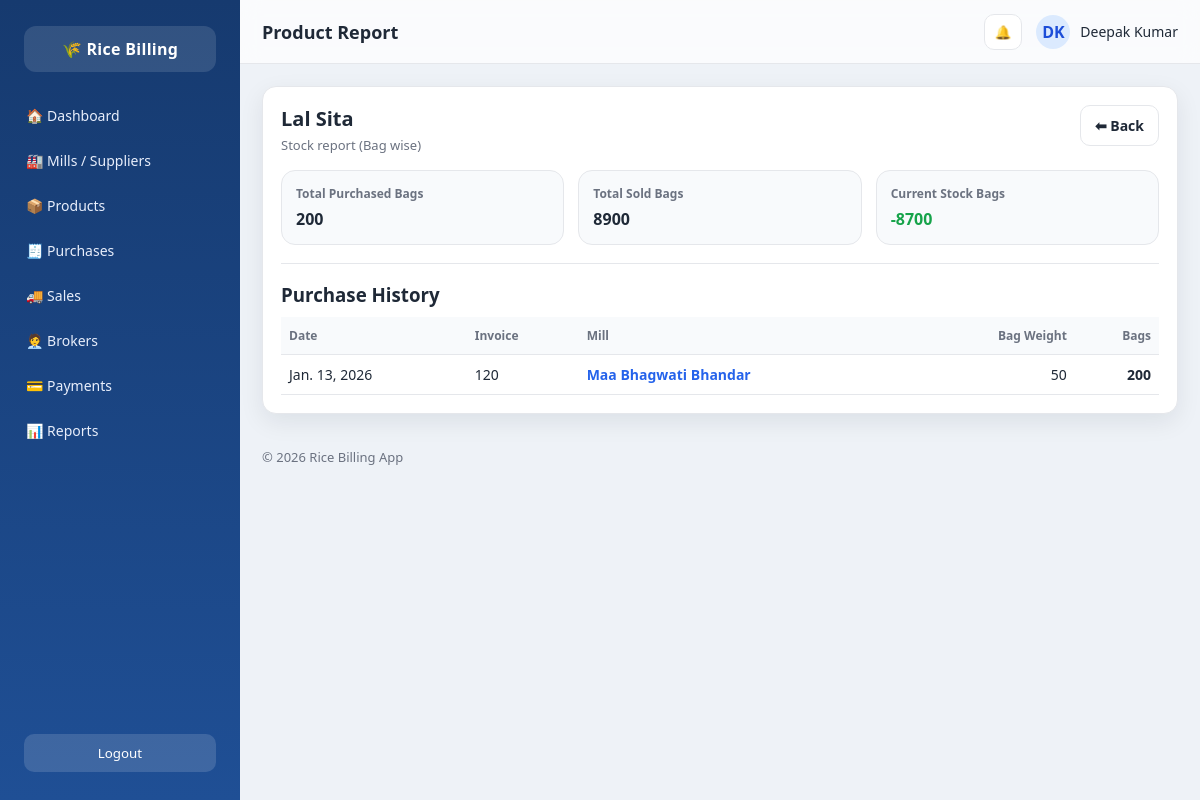
/products/report/1/, run on the app's committed database.
### core/models.py (models this page shows, shortened)
class Product(models.Model):
    rice_name = models.CharField(max_length=100)
    hsn_code = models.CharField(max_length=20)
    gst_percent = models.IntegerField()
    is_active = models.BooleanField(default=True)

class PurchaseItem(models.Model):
    purchase = models.ForeignKey(Purchase, on_delete=models.CASCADE)
    product = models.ForeignKey(Product, on_delete=models.CASCADE)
    bag_weight = models.IntegerField()   # 20 / 30
    bag_count = models.IntegerField()
    purchase_price = models.DecimalField(max_digits=10, decimal_places=2)

class Purchase(models.Model):
    mill = models.ForeignKey(Mill, on_delete=models.CASCADE)
    invoice_no = models.CharField(max_length=50)
    purchase_date = models.DateField()
    total_amount = models.DecimalField(max_digits=12, decimal_places=2)

class Mill(models.Model):
    mill_name = models.CharField(max_length=150)
    owner_name = models.CharField(max_length=100, blank=True)
    mobile = models.CharField(max_length=15)
    address = models.TextField(blank=True)
    gst_number = models.CharField(max_length=20, blank=True)
    opening_balance = models.DecimalField(max_digits=12, decimal_places=2, default=0)
    created_at = models.DateTimeField(auto_now_add=True)

### core/views.py (the view)
# urls.py: path("products/report/<int:product_id>/", views.product_report, name="product_report"),
def product_report(request, product_id):
    product = get_object_or_404(Product, id=product_id)
    total_purchase_bags = (
        PurchaseItem.objects.filter(product=product)
        .aggregate(s=Sum("bag_count"))["s"] or 0
    )
    total_sale_bags = (
        SaleItem.objects.filter(product=product)
        .aggregate(s=Sum("bag_count"))["s"] or 0
    )
    current_stock_bags = total_purchase_bags - total_sale_bags
    purchase_items = (
        PurchaseItem.objects.select_related("purchase", "purchase__mill")
        .filter(product=product)
        .order_by("-purchase__purchase_date")
    )
    return render(request, "core/product_report.html", {
        "product": product,
        "total_purchase_bags": total_purchase_bags,
        "total_sale_bags": total_sale_bags,
        "current_stock_bags": current_stock_bags,
        "purchase_items": purchase_items,
    })

### core/templates/core/product_report.html
{% extends 'core/base.html' %}
{% block page_title %}Product Report{% endblock %}
{% block content %}
<div class="panel">
  <div class="list-header">
    <div>
      <h2 class="list-title">{{ product.rice_name }}</h2>
      <p class="muted">Stock report (Bag wise)</p>
    </div>
    <div class="list-actions">
      <a href="{% url 'product_list' %}" class="btn btn-outline">⬅ Back</a>
    </div>
  </div>
  <div class="info-grid">
    <div class="info-card">
      <div class="info-label">Total Purchased Bags</div>
      <div class="info-value">{{ total_purchase_bags }}</div>
    </div>
    <div class="info-card">
      <div class="info-label">Total Sold Bags</div>
      <div class="info-value">{{ total_sale_bags }}</div>
    </div>
    <div class="info-card">
      <div class="info-label">Current Stock Bags</div>
      <div class="info-value" style="color:#16a34a;">{{ current_stock_bags }}</div>
    </div>
  </div>
  <hr class="divider">
  <h3 class="panel-title">Purchase History</h3>
  <div class="table-wrap">
    <table class="table">
      <thead>
        <tr>
          <th>Date</th>
          <th>Invoice</th>
          <th>Mill</th>
          <th class="right">Bag Weight</th>
          <th class="right">Bags</th>
        </tr>
      </thead>
      <tbody>
        {% for it in purchase_items %}
        <tr>
          <td>{{ it.purchase.purchase_date }}</td>
          <td>{{ it.purchase.invoice_no }}</td>
          <td>
            <a href="{% url 'mill_report_detail' it.purchase.mill.id %}" class="link-btn">
              {{ it.purchase.mill.mill_name }}
            </a>
          </td>
          <td class="right">{{ it.bag_weight }}</td>
          <td class="right"><b>{{ it.bag_count }}</b></td>
        </tr>
        {% empty %}
        <tr>
          <td colspan="5" style="text-align:center; padding:20px;">No purchases found</td>
        </tr>
        {% endfor %}
      </tbody>
    </table>
  </div>
</div>
{% endblock %}

### core/static/core/style.css (style rules this page uses)
* { margin:0; padding:0; box-sizing:border-box; font-family: "Segoe UI", Arial, sans-serif; }
:root { --bg:#eef2f7; --panel:#ffffff; --text:#1f2937; --muted:#6b7280; --border:#e5e7eb; --nav:#163a6f; --nav2:#1f4f95; --primary:#2563eb; --shadow: 0 8px 24px rgba(16,24,40,0.08); }
body.app { background: var(--bg); color: var(--text); min-height:100vh; display:flex; }
.btn { display:inline-flex; align-items:center; justify-content:center; gap:10px; padding:10px 14px; border-radius:10px; text-decoration:none; font-weight:600; font-size:14px; border:1px solid transparent; }
.panel { background: var(--panel); border:1px solid var(--border); border-radius:14px; padding:14px; box-shadow: var(--shadow); min-width:0; }
.panel-title { font-weight:800; margin-bottom:10px; }
.table-wrap { overflow:auto; }
.table { width:100%; border-collapse:collapse; font-size:14px; }
.table th, .table td { border-bottom:1px solid var(--border); padding:10px 8px; }
.table th { text-align:left; color:var(--muted); font-size:12px; font-weight:700; }
.table td.right, .table th.right { text-align:right; }
.muted { color:var(--muted); font-size:13px; }
.btn-outline { background:#fff; border:1px solid var(--border); color: var(--text); }
.list-header { display:flex; justify-content:space-between; align-items:flex-start; gap:14px; margin-bottom:16px; }
.list-title { font-size:20px; font-weight:800; margin-bottom:4px; }
.list-actions { display:flex; align-items:center; gap:12px; flex-wrap:wrap; }
.table thead th { background:#f8fafc; position: sticky; top: 0; z-index: 1; }
.panel { padding:18px; }
.divider { margin: 18px 0; border: 0; border-top: 1px solid var(--border); }
.info-grid { display:grid; grid-template-columns: repeat(3, minmax(200px, 1fr)); gap:14px; margin-bottom: 14px; }
.info-card { background:#f8fafc; border:1px solid var(--border); border-radius:14px; padding:14px; }
.info-label { font-size:12px; font-weight:800; color:var(--muted); margin-bottom:6px; }
.info-value { font-size:16px; font-weight:800; }
.info-grid { display:grid; grid-template-columns: repeat(auto-fit, minmax(220px, 1fr)); gap:14px; margin-bottom: 14px; }
.link-btn { text-decoration:none; color: var(--primary); font-weight:800; }

### data on the page
Product: rice_name "Lal Sita"
PurchaseItem: purchase.purchase_date "Jan. 13, 2026", purchase.invoice_no "120", purchase.mill.mill_name "Maa Bhagwati Bhandar", bag_weight "50", bag_count "200"

### other printed values
{{ total_purchase_bags }} "200"
{{ total_sale_bags }} "8900"
{{ current_stock_bags }} "-8700"
